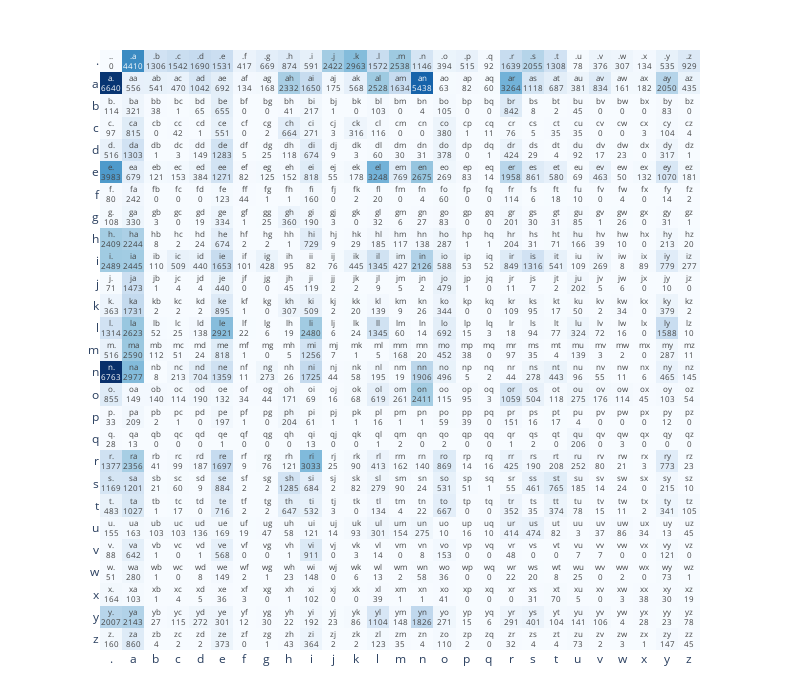

The notebook cell this image was saved under:
### Code cell
# Now would write some plotly code to visualize the bigrams tensor
x = px.imshow(bigram_tensor, x = list(chartoidx.keys()),
                     y = list(chartoidx.keys()),
                      color_continuous_scale='blues',
                      width= 800,
                      height = 700,
                      
                      )
x.update_traces(texttemplate = "%{y}%{x}<br>%{z}")
x.update_layout(margin=dict(l=0, r=0, t=50, b=50))
x.update_coloraxes(showscale = False)
x.show()

### Figure 1 — Plotly figure (JSON) as saved in the notebook; plotly's stock layout.template omitted (floating-point values rounded to 4 significant figures; data arrays with more than 128 entries replaced by an {"elided": "..."} marker saying what was removed)
{"data": [{"coloraxis": "coloraxis", "hovertemplate": "x: %{x}<br>y: %{y}<br>color: %{z}<extra></extra>", "name": "0", "texttemplate": "%{y}%{x}<br>%{z}", "type": "heatmap", "x": [".", "a", "b", "c", "d", "e", "f", "g", "h", "i", "j", "k", "l", "m", "n", "o", "p", "q", "r", "s", "t", "u", "v", "w", "x", "y", "z"], "xaxis": "x", "y": [".", "a", "b", "c", "d", "e", "f", "g", "h", "i", "j", "k", "l", "m", "n", "o", "p", "q", "r", "s", "t", "u", "v", "w", "x", "y", "z"], "yaxis": "y", "z": {"elided": "27x27 int values"}}], "layout": {"coloraxis": {"colorscale": [[0, "rgb(247,251,255)"], [0.125, "rgb(222,235,247)"], [0.25, "rgb(198,219,239)"], [0.375, "rgb(158,202,225)"], [0.5, "rgb(107,174,214)"], [0.625, "rgb(66,146,198)"], [0.75, "rgb(33,113,181)"], [0.875, "rgb(8,81,156)"], [1, "rgb(8,48,107)"]], "showscale": false}, "height": 700, "margin": {"b": 50, "l": 0, "r": 0, "t": 50}, "width": 800, "xaxis": {"anchor": "y", "constrain": "domain", "domain": [0, 1], "scaleanchor": "y"}, "yaxis": {"anchor": "x", "autorange": "reversed", "constrain": "domain", "domain": [0, 1]}}}
